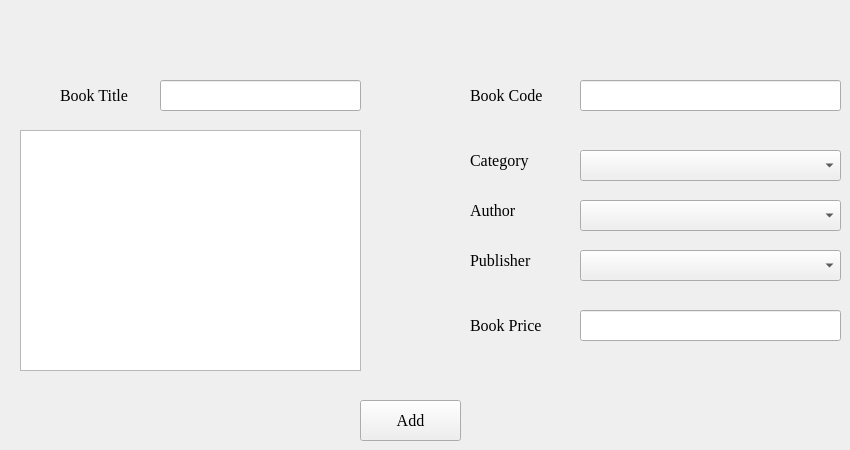
      <widget class="QWidget" name="tab_5">
       <attribute name="title">
        <string>Add New Book</string>
       </attribute>
       <widget class="QLineEdit" name="lineEdit_2">
        <property name="geometry">
         <rect>
          <x>160</x>
          <y>80</y>
          <width>201</width>
          <height>31</height>
         </rect>
        </property>
        <property name="font">
         <font>
          <family>Times New Roman</family>
          <pointsize>12</pointsize>
         </font>
        </property>
       </widget>
       <widget class="QLineEdit" name="lineEdit_3">
        <property name="geometry">
         <rect>
          <x>580</x>
          <y>80</y>
          <width>261</width>
          <height>31</height>
         </rect>
        </property>
        <property name="font">
         <font>
          <family>Times New Roman</family>
          <pointsize>12</pointsize>
         </font>
        </property>
       </widget>
       <widget class="QComboBox" name="comboBox_3">
        <property name="geometry">
         <rect>
          <x>580</x>
          <y>150</y>
          <width>261</width>
          <height>31</height>
         </rect>
        </property>
       </widget>
       <widget class="QComboBox" name="comboBox_4">
        <property name="geometry">
         <rect>
          <x>580</x>
          <y>200</y>
          <width>261</width>
          <height>31</height>
         </rect>
        </property>
       </widget>
       <widget class="QComboBox" name="comboBox_5">
        <property name="geometry">
         <rect>
          <x>580</x>
          <y>250</y>
          <width>261</width>
          <height>31</height>
         </rect>
        </property>
       </widget>
       <widget class="QLineEdit" name="lineEdit_4">
        <property name="geometry">
         <rect>
          <x>580</x>
          <y>310</y>
          <width>261</width>
          <height>31</height>
         </rect>
        </property>
        <property name="font">
         <font>
          <family>Times New Roman</family>
          <pointsize>12</pointsize>
         </font>
        </property>
       </widget>
       <widget class="QPushButton" name="pushButton_7">
        <property name="geometry">
         <rect>
          <x>360</x>
          <y>400</y>
          <width>101</width>
          <height>41</height>
         </rect>
        </property>
        <property name="font">
         <font>
          <family>Times New Roman</family>
          <pointsize>12</pointsize>
         </font>
        </property>
        <property name="text">
         <string>Add</string>
        </property>
       </widget>
       <widget class="QLabel" name="label_3">
        <property name="geometry">
         <rect>
          <x>60</x>
          <y>80</y>
          <width>101</width>
          <height>31</height>
         </rect>
        </property>
        <property name="font">
         <font>
          <family>Times New Roman</family>
          <pointsize>12</pointsize>
         </font>
        </property>
        <property name="text">
         <string>Book Title</string>
        </property>
       </widget>
       <widget class="QLabel" name="label_4">
        <property name="geometry">
         <rect>
          <x>470</x>
          <y>80</y>
          <width>101</width>
          <height>31</height>
         </rect>
        </property>
        <property name="font">
         <font>
          <family>Times New Roman</family>
          <pointsize>12</pointsize>
         </font>
        </property>
        <property name="text">
         <string>Book Code</string>
        </property>
       </widget>
       <widget class="QLabel" name="label_5">
        <property name="geometry">
         <rect>
          <x>470</x>
          <y>310</y>
          <width>101</width>
          <height>31</height>
         </rect>
        </property>
        <property name="font">
         <font>
          <family>Times New Roman</family>
          <pointsize>12</pointsize>
         </font>
        </property>
        <property name="text">
         <string>Book Price</string>
        </property>
       </widget>
       <widget class="QLabel" name="label_6">
        <property name="geometry">
         <rect>
          <x>470</x>
          <y>150</y>
          <width>101</width>
          <height>21</height>
         </rect>
        </property>
        <property name="font">
         <font>
          <family>Times New Roman</family>
          <pointsize>12</pointsize>
         </font>
        </property>
        <property name="text">
         <string>Category</string>
        </property>
       </widget>
       <widget class="QLabel" name="label_7">
        <property name="geometry">
         <rect>
          <x>470</x>
          <y>200</y>
          <width>101</width>
          <height>21</height>
         </rect>
        </property>
        <property name="font">
         <font>
          <family>Times New Roman</family>
          <pointsize>12</pointsize>
         </font>
        </property>
        <property name="text">
         <string>Author</string>
        </property>
       </widget>
       <widget class="QLabel" name="label_8">
        <property name="geometry">
         <rect>
          <x>470</x>
          <y>250</y>
          <width>101</width>
          <height>21</height>
         </rect>
        </property>
        <property name="font">
         <font>
          <family>Times New Roman</family>
          <pointsize>12</pointsize>
         </font>
        </property>
        <property name="text">
         <string>Publisher</string>
        </property>
       </widget>
       <widget class="QTextEdit" name="textEdit_2">
        <property name="geometry">
         <rect>
          <x>20</x>
          <y>130</y>
          <width>341</width>
          <height>241</height>
         </rect>
        </property>
       </widget>
      </widget>
